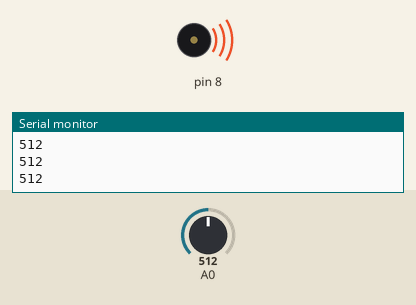
Bench run of a sketch on a simulated Arduino Uno, built with avr-gcc and run on an emulated ATmega328P. Shown: buzzer (waves = sounding), the last lines printed to the serial monitor. The test bench sets the inputs (shaded band); at power-on: A0 = 512.

Above: at 1.2 s.
1.3 s: A0 set to 497
At 1.8 s:
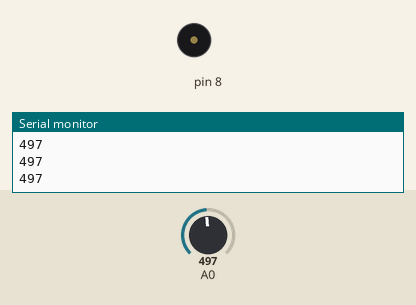
2.8 s: A0 set to 511
At 4.0 s:
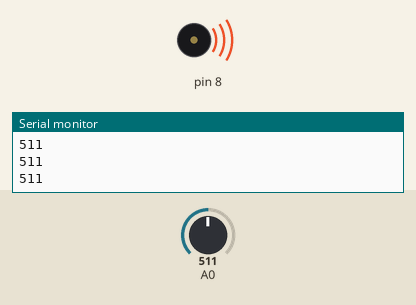
4.3 s: A0 set to 495
At 5.3 s:
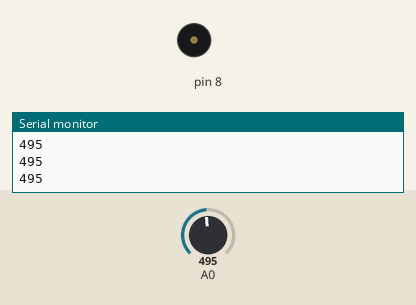
Timing chart, 0 to 7.3 s (numbered marks = the images above; inputs shaded):
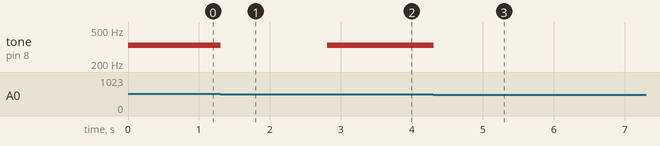

Measured:
- the behaviour switches between 505 and 504 on A0 (found by bisection; images 0 and 1)
- after the input at 1.3 s, tone on pin 8: 330 Hz → silent at once
- after the input at 2.8 s, tone on pin 8: silent → 330 Hz at once
- after the input at 4.3 s, tone on pin 8: 330 Hz → silent at once

The sketch:

project7.ino
```cpp
//Project 8
//Keyboard Instrument
int notes [] = {262, 294, 330, 349};

void setup(){
  Serial.begin(9600);
}

void loop(){
  //reads the analog input and prints it out in the serial monitor
  int keyVal = analogRead(A0);
  Serial.println(keyVal);

//uses else if function to determine which note is played for each button
  if (keyVal == 1023){
    tone(8, notes[0]);
  }

  else if (keyVal >= 990 && keyVal <= 11010){
    tone(8, notes[1]);
  }
  else if (keyVal >= 505 && keyVal <= 515){
    tone(8, notes[2]);
  }
  else if (keyVal >= 5 && keyVal <= 10){
    tone(8, notes[3]);
  }
  else {
    noTone(8);
  }
}
```
